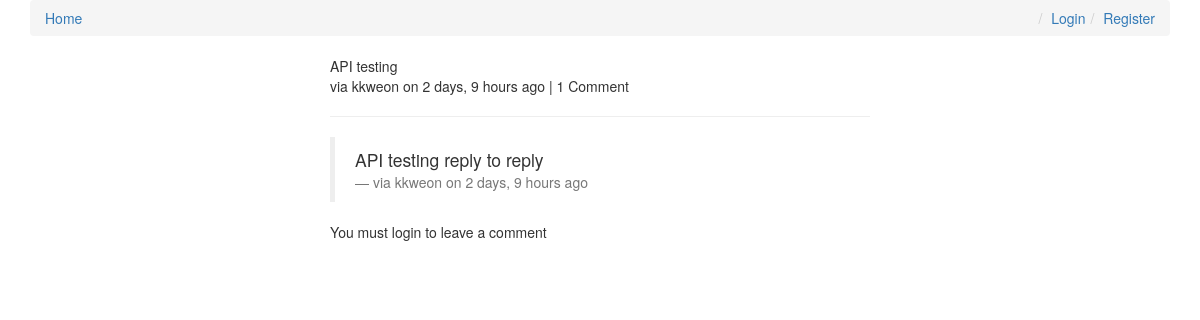
Page /comments/10/ on the committed database.
### comments/models.py (models this page shows, shortened)
class Comment(models.Model):
    user = models.ForeignKey(settings.AUTH_USER_MODEL, default=1)
    content_type = models.ForeignKey(ContentType, on_delete=models.CASCADE)
    object_id = models.PositiveIntegerField()
    content_object = GenericForeignKey('content_type', 'object_id')
    parent = models.ForeignKey('self', null=True, blank=True)
    content = models.TextField()
    timestamp = models.DateTimeField(auto_now_add=True)
    objects = CommentManager()
    class Meta:
        ordering = ['-timestamp']
    def children(self):
        return Comment.objects.filter(parent=self)
    @property
    def is_parent(self):
        if self.parent is not None:
            return False
        else:
            return True

### comments/views.py (the view, shortened to what this page needs)
# urls.py: url(r'^(?P<id>\d+)/$', comment_thread, name='thread'),
def comment_thread(request, id):
    try:
        obj = Comment.objects.get(id=id)
    except:
        raise Http404
    if not obj.is_parent:
        obj = obj.parent
    initial_data = {
        'content_type': obj.content_type,
        'object_id': obj.object_id
    }
    form = CommentForm(request.POST or None, initial=initial_data)
    context = {
        "comment": obj,
        "form": form
    }
    return render(request, "comment_thread.html", context)

### templates/comment_thread.html (shortened to what this page needs)
{% extends 'base.html' %}
{% load crispy_forms_tags %}
{% block content %}
<div class='col-sm-6 col-sm-offset-3'>
    {{ comment.content }}
    <footer>via {{ comment.user }} on {{ comment.timestamp|timesince }} ago
        {% if comment.children.count > 0 %} | {{ comment.children.count }} Comment
        {% endif %}
    </footer>
    <hr>
    <div>
        {% for child_comment in comment.children %}
        <blockquote>
            {{ child_comment.content }}
            <footer>via {{ child_comment.user }} on {{ child_comment.timestamp|timesince }} ago</footer>
        </blockquote>
        {% endfor %}
        {% if request.user.is_authenticated %}
        <form action="" method="POST">{% csrf_token %}
            {{ form|crispy }}
            <input type="hidden" name="parent_id" value="{{ comment.id }}">
            <input type="submit" value="Reply" class="btn btn-default">
        </form>
        {% else %}
        <p> You must login to leave a comment</p>
        {% endif %}
    </div>
</div>
{% endblock content %}

### rows in the picture
Comment: content "API testing", user "kkweon", timestamp "2 days, 9 hours", children.count "1"
Comment: content "API testing reply to reply", user "kkweon", timestamp "2 days, 9 hours"
